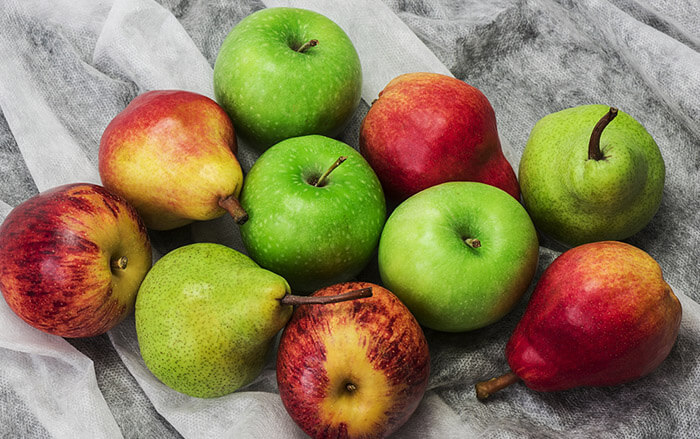
#> input picture invert/elmalar.jpg, 700 x 439 px
$ python inverted.py
#> lines starting #> are read from the running program, lines starting #| are printed output that depends on the picture
#Ahmet Hakan ÖZTÜRK 02205076034
import cv2
import numpy as np
#Orijinal halini göstermek------------------------------
original_resim = cv2.imread("elmalar.jpg")
#> original_resim is the input picture: shape (439, 700, 3); mean B, G, R 87.5, 126.3, 141.7
cv2.imshow("Orjinal Resim",original_resim)
#Gri halini göstermek-----------------------------------
gri_resim = cv2.imread('elmalar.jpg',0)
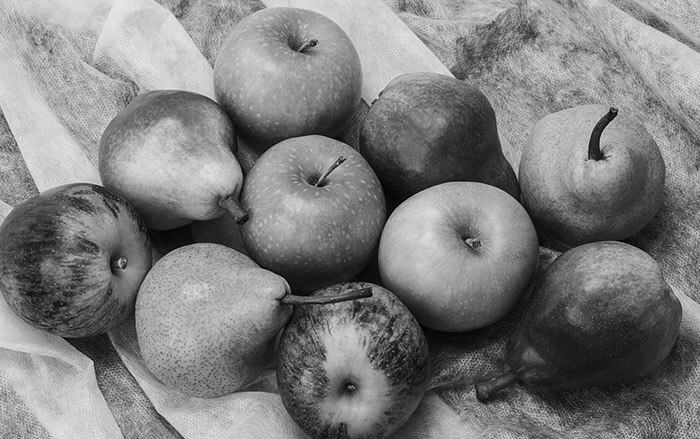
#> gri_resim: shape (439, 700); min 0, max 240, mean 126.4
cv2.imshow("Gri Format",gri_resim)
#Döngü ile görselin invert'ini almak-------------------
[h,w] = gri_resim.shape
#> h = 439; w = 700
invert_resim = np.zeros([h,w], dtype=np.uint8)
for i in range(h):
    for j in range(w):
        invert_resim[i,j] = 255 - gri_resim[i,j]
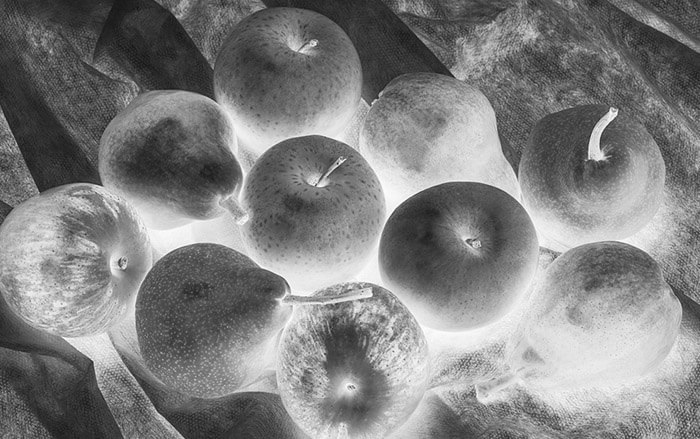
#> invert_resim: shape (439, 700); min 15, max 255, mean 128.6
cv2.imshow("Ters Cevirilmis",invert_resim)
cv2.waitKey()
